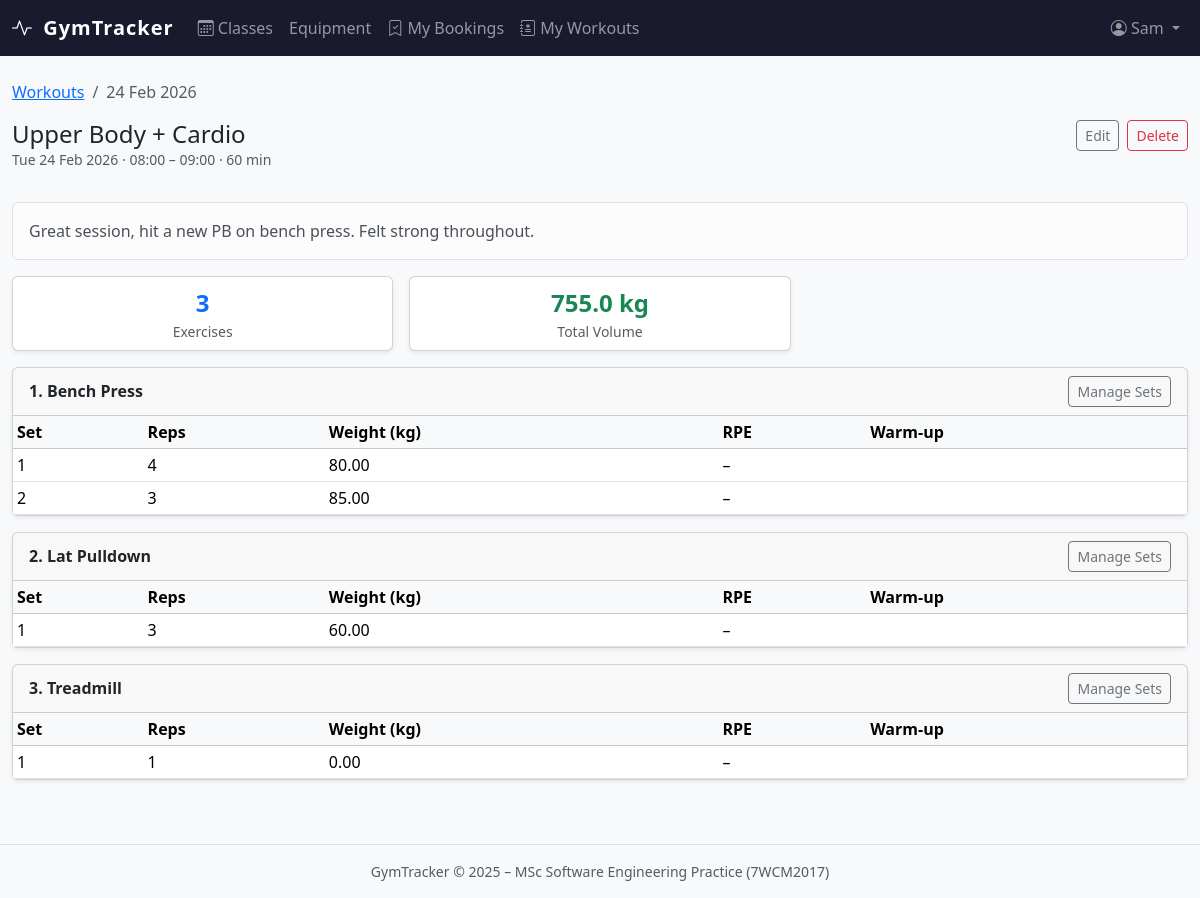
/tracker/sessions/57/ (signed in), run on the app's committed database.
### accounts/models.py (models this page shows, shortened)
class User(AbstractBaseUser, PermissionsMixin):
    class Role(models.TextChoices):
        MEMBER = 'MEMBER', 'Member'
        ADMIN = 'ADMIN', 'Admin'
    email = models.EmailField(unique=True)
    first_name = models.CharField(max_length=150, blank=True)
    last_name = models.CharField(max_length=150, blank=True)
    role = models.CharField(max_length=10, choices=Role.choices, default=Role.MEMBER)
    is_active = models.BooleanField(default=True)
    is_staff = models.BooleanField(default=False)
    date_joined = models.DateTimeField(default=timezone.now)
    USERNAME_FIELD = 'email'
    REQUIRED_FIELDS = []
    objects = UserManager()
    class Meta:
        verbose_name = 'user'
        verbose_name_plural = 'users'
    @property
    def is_admin_role(self):
        return self.role == self.Role.ADMIN or self.is_staff or self.is_superuser

### tracker/models.py (models this page shows, shortened)
class WorkoutSession(models.Model):
    user = models.ForeignKey(settings.AUTH_USER_MODEL, on_delete=models.CASCADE, related_name='workout_sessions')
    name = models.CharField(max_length=200, blank=True, help_text="Optional label, e.g. 'Leg Day'")
    date = models.DateField()
    start_time = models.TimeField(null=True, blank=True)
    end_time = models.TimeField(null=True, blank=True)
    notes = models.TextField(blank=True)
    routine = models.ForeignKey(
        Routine, on_delete=models.SET_NULL,
        null=True, blank=True,
        related_name='sessions',
        help_text="Optional: link to a routine this session was based on.",
    )
    created_at = models.DateTimeField(auto_now_add=True)
    class Meta:
        ordering = ['-date', '-start_time']
    @property
    def total_volume_kg(self):
        total = 0
        for entry in self.entries.prefetch_related('sets'):
            for s in entry.sets.all():
                total += s.reps * float(s.weight_kg)
        return round(total, 2)
    @property
    def duration_minutes(self):
        if self.start_time and self.end_time:
            from datetime import datetime, date
            start = datetime.combine(date.today(), self.start_time)
            end = datetime.combine(date.today(), self.end_time)
            delta = end - start
            return max(0, int(delta.total_seconds() / 60))
        return None

class WorkoutEntry(models.Model):
    session = models.ForeignKey(WorkoutSession, on_delete=models.CASCADE, related_name='entries')
    exercise_name = models.CharField(max_length=200)
    order = models.PositiveIntegerField(default=0)
    notes = models.CharField(max_length=300, blank=True)
    class Meta:
        ordering = ['order', 'id']

class SetEntry(models.Model):
    entry = models.ForeignKey(WorkoutEntry, on_delete=models.CASCADE, related_name='sets')
    set_number = models.PositiveIntegerField(default=1)
    reps = models.PositiveIntegerField(validators=[MinValueValidator(1)])
    weight_kg = models.DecimalField(
        max_digits=6, decimal_places=2, default=0,
        validators=[MinValueValidator(0)],
    )
    rpe = models.DecimalField(
        max_digits=3, decimal_places=1,
        null=True, blank=True,
        validators=[MinValueValidator(1)],
        help_text="Rate of Perceived Exertion (1–10, optional)",
    )
    is_warmup = models.BooleanField(default=False)
    class Meta:
        ordering = ['set_number']

### tracker/views.py (the view)
# urls.py: path('sessions/<int:pk>/', views.session_detail, name='session_detail'),
@login_required
def session_detail(request, pk):
    session = get_object_or_404(WorkoutSession, pk=pk, user=request.user)
    return render(request, 'tracker/session_detail.html', {'session': session})

### tracker/templates/tracker/session_detail.html (shortened to what this page needs)
{% extends "base.html" %}
{% block content %}
<nav aria-label="breadcrumb" class="mb-3">
  <ol class="breadcrumb">
    <li class="breadcrumb-item"><a href="{% url 'tracker:session_list' %}">Workouts</a></li>
    <li class="breadcrumb-item active">{{ session.date|date:"d M Y" }}</li>
  </ol>
</nav>
<div class="d-flex justify-content-between align-items-start mb-3">
  <div>
    <h2 class="h4 mb-0">{{ session.name|default:"Workout Session" }}</h2>
    <p class="text-muted small">
      {{ session.date|date:"D d M Y" }}
      {% if session.start_time %} · {{ session.start_time|time:"H:i" }}
        {% if session.end_time %}– {{ session.end_time|time:"H:i" }}{% endif %}
      {% endif %}
      {% if session.duration_minutes %} · {{ session.duration_minutes }} min{% endif %}
    </p>
  </div>
  <div class="d-flex gap-2">
    <a href="{% url 'tracker:session_edit' session.pk %}" class="btn btn-sm btn-outline-secondary">Edit</a>
    <a href="{% url 'tracker:session_delete' session.pk %}" class="btn btn-sm btn-outline-danger">Delete</a>
  </div>
</div>
{% if session.notes %}
<div class="alert alert-light border">{{ session.notes }}</div>
{% endif %}
<div class="row g-3 mb-3">
  <div class="col-sm-4">
    <div class="card text-center py-2 shadow-sm">
      <div class="fw-bold text-primary fs-4">{{ session.entries.count }}</div>
      <div class="small text-muted">Exercises</div>
    </div>
  </div>
  <div class="col-sm-4">
    <div class="card text-center py-2 shadow-sm">
      <div class="fw-bold text-success fs-4">{{ session.total_volume_kg }} kg</div>
      <div class="small text-muted">Total Volume</div>
    </div>
  </div>
</div>
{% for entry in session.entries.all %}
<div class="card shadow-sm mb-3">
  <div class="card-header d-flex justify-content-between align-items-center">
    <strong>{{ forloop.counter }}. {{ entry.exercise_name }}</strong>
    <a href="{% url 'tracker:entry_sets' entry.pk %}" class="btn btn-xs btn-sm btn-outline-secondary">
      Manage Sets
    </a>
  </div>
  <div class="card-body p-0">
    <table class="table table-sm mb-0">
      <thead class="table-light">
        <tr>
          <th>Set</th><th>Reps</th><th>Weight (kg)</th><th>RPE</th><th>Warm-up</th>
        </tr>
      </thead>
      <tbody>
        {% for s in entry.sets.all %}
        <tr {% if s.is_warmup %}class="text-muted"{% endif %}>
          <td>{{ s.set_number }}</td>
          <td>{{ s.reps }}</td>
          <td>{{ s.weight_kg }}</td>
          <td>{{ s.rpe|default:"–" }}</td>
          <td>{% if s.is_warmup %}<i class="bi bi-check-circle text-warning"></i>{% endif %}</td>
        </tr>
        {% empty %}
        <tr><td colspan="5" class="text-muted text-center small">No sets logged yet. <a href="{% url 'tracker:entry_sets' entry.pk %}">Add sets</a></td></tr>
        {% endfor %}
      </tbody>
    </table>
  </div>
</div>
{% empty %}
<div class="alert alert-info">No exercises logged for this session.</div>
{% endfor %}
{% endblock %}

### templates/base.html (shortened to what this page needs)
<!DOCTYPE html>
<html lang="en">
<head>
  <link rel="stylesheet" href="https://cdn.jsdelivr.net/npm/bootstrap@5.3.2/dist/css/bootstrap.min.css">
  <link rel="stylesheet" href="https://cdn.jsdelivr.net/npm/bootstrap-icons@1.11.3/font/bootstrap-icons.min.css">
</head>
<body>
<nav class="navbar navbar-expand-lg navbar-dark">
  <div class="container-fluid">
    <a class="navbar-brand text-white" href="{% url 'gym:dashboard' %}">
      <i class="bi bi-activity me-1"></i> GymTracker
    </a>
    <div class="collapse navbar-collapse" id="mainNav">
      <ul class="navbar-nav me-auto">
        {% if user.is_authenticated %}
        <li class="nav-item">
          <a class="nav-link {% block nav_classes_active %}{% endblock %}" href="{% url 'gym:class_list' %}">
            <i class="bi bi-calendar3"></i> Classes
          </a>
        </li>
        <li class="nav-item">
          <a class="nav-link {% block nav_equip_active %}{% endblock %}" href="{% url 'gym:equipment_list' %}">
             Equipment
          </a>
        </li>
        <li class="nav-item">
          <a class="nav-link {% block nav_bookings_active %}{% endblock %}" href="{% url 'bookings:my_bookings' %}">
            <i class="bi bi-bookmark-check"></i> My Bookings
          </a>
        </li>
        <li class="nav-item">
          <a class="nav-link {% block nav_tracker_active %}{% endblock %}" href="{% url 'tracker:session_list' %}">
            <i class="bi bi-journal-medical"></i> My Workouts
          </a>
        </li>
        {% endif %}
      </ul>
      <ul class="navbar-nav ms-auto">
        {% if user.is_authenticated %}
          <li class="nav-item dropdown">
            <a class="nav-link dropdown-toggle" href="#" data-bs-toggle="dropdown">
              <i class="bi bi-person-circle"></i> {{ user.first_name|default:user.email }}
            </a>
          </li>
        {% else %}
          <li class="nav-item"><a class="nav-link" href="{% url 'accounts:login' %}">Log in</a></li>
          <li class="nav-item"><a class="nav-link btn btn-outline-light btn-sm px-3 ms-2" href="{% url 'accounts:register' %}">Register</a></li>
        {% endif %}
      </ul>
    </div>
  </div>
</nav>
<main class="container-fluid py-4">
  {% block content %}{% endblock %}
</main>
<footer class="text-center text-muted py-3 border-top mt-4 small">
  GymTracker &copy; 2025 – MSc Software Engineering Practice (7WCM2017)
</footer>
</body>
</html>

### templates/base.html (style rules this page uses)
:root { --gt-primary: #0d6efd; --gt-dark: #1a1a2e; }
body { background: #f8f9fa; }
.navbar { background: var(--gt-dark) !important; }
.navbar-brand { font-weight: 700; letter-spacing: 0.05em; }

### data on the page
User: first_name "Sam"
WorkoutSession: date "24 Feb 2026", name "Upper Body + Cardio", date "Tue 24 Feb 2026", start_time "08:00", end_time "09:00", duration_minutes "60", notes "Great session, hit a new PB on bench press. Felt strong throughout.", entries.count "3", total_volume_kg "755.0"
WorkoutEntry: exercise_name "Bench Press"
SetEntry: set_number "1", reps "4", weight_kg "80.00", rpe "–"
SetEntry: set_number "2", reps "3", weight_kg "85.00", rpe "–"
WorkoutEntry: exercise_name "Lat Pulldown"
SetEntry: set_number "1", reps "3", weight_kg "60.00", rpe "–"
WorkoutEntry: exercise_name "Treadmill"
SetEntry: set_number "1", reps "1", weight_kg "0.00", rpe "–"
